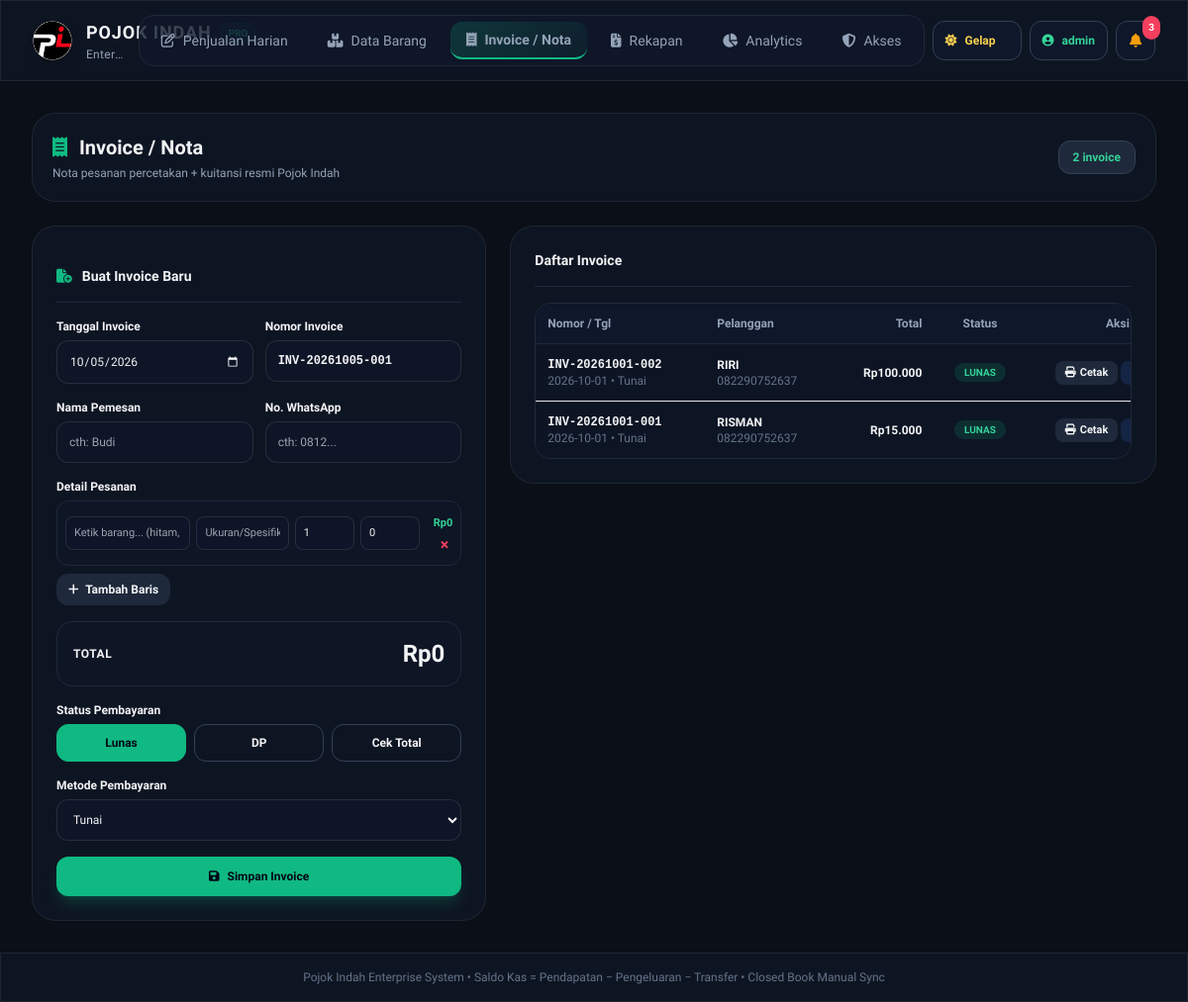
The app's page /index.php?page=invoice (signed in) with its own data.
### tables this page shows
CREATE TABLE invoice (
        id INTEGER PRIMARY KEY AUTOINCREMENT,
        nomor TEXT UNIQUE NOT NULL,
        tanggal TEXT NOT NULL,
        pelanggan TEXT NOT NULL,
        wa TEXT DEFAULT '',
        total INTEGER NOT NULL DEFAULT 0,
        status TEXT NOT NULL DEFAULT 'belum',
        metode TEXT NOT NULL DEFAULT 'tunai',
        dp INTEGER NOT NULL DEFAULT 0,
        kasir TEXT DEFAULT '',
        created_at TEXT DEFAULT CURRENT_TIMESTAMP
    );

### config.php (called while the page is built, shortened)
<?php
function rupiah($n) {
    return 'Rp' . number_format((int)$n, 0, ',', '.');
}
function e($s) { return htmlspecialchars((string)$s, ENT_QUOTES, 'UTF-8'); }
function bulan_aktif() {
    $b = $_GET['bulan'] ?? date('Y-m');
    return $b;
}
function tanggal_aktif() {
    $t = $_GET['tanggal'] ?? date('Y-m-d');
    return $t;
}
function is_owner() {
    return ($_SESSION['role'] ?? '') === 'owner';
}

### index.php (the view, shortened to what this page needs)
<?php
require __DIR__ . '/config.php';
$pdo = db();
$owner = is_owner();
$page = $_GET['page'] ?? 'harian';
$bulan = bulan_aktif();
$tanggal = tanggal_aktif();
$nav = function($p) use ($page) { return $p === $page ? 'nav-link active' : 'nav-link'; };
$notifUnread = 0;
if ($owner) {
    $seen = (int)($_SESSION['notif_seen'] ?? 0);
    $seenA = (int)($_SESSION['audit_seen'] ?? 0);
    $notifUnread = (int)$pdo->query("SELECT COUNT(*) FROM login_log WHERE id > $seen")->fetchColumn()
        + (int)$pdo->query("SELECT COUNT(*) FROM audit_log WHERE id > $seenA")->fetchColumn();
}
?>
<!DOCTYPE html>
<html lang="id" class="dark">
<head>
<script src="https://cdn.tailwindcss.com"></script>
<link rel="stylesheet" href="https://cdnjs.cloudflare.com/ajax/libs/font-awesome/6.4.0/css/all.min.css">
</head>
<body class="antialiased min-h-screen flex flex-col selection:bg-emerald-500 selection:text-slate-900">
<header class="glass-card sticky top-0 z-50 border-b border-slate-200 dark:border-slate-800">
  <div class="max-w-7xl mx-auto px-4 sm:px-6 lg:px-8">
    <div class="flex items-center justify-between h-20 gap-3">
      <div class="flex items-center space-x-2 sm:space-x-3.5 min-w-0">
        <div class="w-10 h-10 rounded-full overflow-hidden bg-black flex items-center justify-center shadow-lg shrink-0 relative">
          <span class="absolute inset-0 flex items-center justify-center font-black text-white text-sm tracking-tight">PI</span>
          <img src="assets/kop-invoice.png?v=1" alt="PI" class="relative w-full h-full object-cover" onerror="this.remove()">
        </div>
        <div class="min-w-0">
          <div class="flex items-center space-x-2">
            <h1 class="text-sm min-[400px]:text-base sm:text-lg font-bold tracking-wider uppercase whitespace-nowrap">Pojok Indah</h1>
            <span class="hidden min-[380px]:inline-block text-[10px] bg-emerald-500/10 text-emerald-500 dark:text-emerald-400 border border-emerald-500/20 px-2 py-0.5 rounded-full font-semibold shrink-0">PRO</span>
          </div>
          <p class="hidden min-[420px]:block text-[11px] sm:text-xs text-slate-500 dark:text-slate-400 tracking-wide truncate">Enterprise Financial &amp; POS Portal</p>
        </div>
      </div>
      <div class="flex items-center gap-1.5 sm:gap-2 shrink-0">
        <nav class="hidden md:flex space-x-1 sm:space-x-2 bg-slate-100 dark:bg-slate-900/80 p-1.5 rounded-2xl border border-slate-200 dark:border-slate-800">
          <a href="index.php?page=harian&bulan=<?=e($bulan)?>&tanggal=<?=e($tanggal)?>" class="<?= $nav('harian') ?> px-4 py-2 rounded-xl text-xs sm:text-sm text-slate-500 dark:text-slate-400 hover:text-slate-900 dark:hover:text-white transition-all duration-200 flex items-center space-x-2">
            <i class="fa-regular fa-pen-to-square"></i><span class="hidden sm:inline">Penjualan Harian</span>
          </a>
          <a href="index.php?page=barang" class="<?= $nav('barang') ?> px-4 py-2 rounded-xl text-xs sm:text-sm text-slate-500 dark:text-slate-400 hover:text-slate-900 dark:hover:text-white transition-all duration-200 flex items-center space-x-2">
            <i class="fa-solid fa-boxes-stacked"></i><span class="hidden sm:inline">Data Barang</span>
          </a>
          <a href="index.php?page=invoice" class="<?= $nav('invoice') ?> px-4 py-2 rounded-xl text-xs sm:text-sm text-slate-500 dark:text-slate-400 hover:text-slate-900 dark:hover:text-white transition-all duration-200 flex items-center space-x-2">
            <i class="fa-solid fa-receipt"></i><span class="hidden sm:inline">Invoice / Nota</span>
          </a>
          <a href="index.php?page=rekapan&bulan=<?=e($bulan)?>" class="<?= $nav('rekapan') ?> px-4 py-2 rounded-xl text-xs sm:text-sm text-slate-500 dark:text-slate-400 hover:text-slate-900 dark:hover:text-white transition-all duration-200 flex items-center space-x-2">
            <i class="fa-solid fa-file-invoice-dollar"></i><span class="hidden sm:inline">Rekapan</span>
          </a>
          <a href="index.php?page=diagram&mode=semua" class="<?= $nav('diagram') ?> px-4 py-2 rounded-xl text-xs sm:text-sm text-slate-500 dark:text-slate-400 hover:text-slate-900 dark:hover:text-white transition-all duration-200 flex items-center space-x-2">
            <i class="fa-solid fa-chart-pie"></i><span class="hidden sm:inline">Analytics</span>
          </a>
          <?php if ($owner): ?>
          <a href="index.php?page=akses" class="<?= $nav('akses') ?> px-4 py-2 rounded-xl text-xs sm:text-sm text-slate-500 dark:text-slate-400 hover:text-slate-900 dark:hover:text-white transition-all duration-200 flex items-center space-x-2">
            <i class="fa-solid fa-shield-halved"></i><span class="hidden sm:inline">Akses</span>
          </a>
          <?php endif; ?>
        </nav>
        <button id="themeToggle" type="button" title="Mode terang/gelap" class="h-10 px-2 sm:px-3 rounded-xl border border-slate-200 dark:border-slate-700 bg-white dark:bg-slate-900 flex items-center gap-2 text-amber-500 dark:text-amber-300 hover:scale-105 transition text-xs font-bold">
          <i id="iconSun" class="fa-solid fa-sun"></i>
          <span id="themeLabel" class="hidden min-[400px]:inline">Gelap</span>
        </button>
        <button id="akunBtn" type="button" title="Akun (<?=e($_SESSION['uname'] ?? '')?>)" class="h-10 px-2 sm:px-3 rounded-xl border border-slate-200 dark:border-slate-700 bg-white dark:bg-slate-900 flex items-center gap-2 text-emerald-600 dark:text-emerald-400 hover:scale-105 transition text-xs font-bold">
          <i class="fa-solid fa-circle-user"></i>
          <span class="hidden sm:inline max-w-[80px] truncate"><?=e($_SESSION['uname'] ?? '')?></span>
        </button>
        <?php if ($owner): ?>
        <button id="notifBtn" type="button" title="Jejak login" class="relative h-10 w-10 rounded-xl border border-slate-200 dark:border-slate-700 bg-white dark:bg-slate-900 flex items-center justify-center hover:scale-105 transition text-sm">
          <i class="fa-solid fa-bell <?= $notifUnread > 0 ? 'text-amber-500' : 'text-slate-400' ?>"></i>
          <?php if ($notifUnread > 0): ?><span id="notifBadge" class="absolute -top-1.5 -right-1.5 text-[10px] font-extrabold bg-rose-500 text-white px-1.5 py-0.5 rounded-full"><?= $notifUnread > 99 ? '99+' : $notifUnread ?></span><?php endif; ?>
        </button>
        <?php endif; ?>
      </div>
    </div>
  </div>
</header>
<main class="max-w-7xl mx-auto px-4 sm:px-6 lg:px-8 py-8 flex-grow w-full">
  <?php
  if ($page === 'barang') include __DIR__.'/hal_barang.php';
  elseif ($page === 'harian') include __DIR__.'/hal_harian.php';
  elseif ($page === 'rekapan') include __DIR__.'/hal_rekapan.php';
  elseif ($page === 'diagram') include __DIR__.'/hal_diagram.php';
  elseif ($page === 'invoice') include __DIR__.'/hal_invoice.php';
  elseif ($page === 'akses') include __DIR__.'/hal_akses.php';
  ?>
</main>
<footer class="glass-card border-t border-slate-200 dark:border-slate-800 py-4 text-center text-xs text-slate-500">
  Pojok Indah Enterprise System &bull; Saldo Kas = Pendapatan &minus; Pengeluaran &minus; Transfer &bull; Closed Book Manual Sync
</footer>
</body>
</html>

### hal_invoice.php (shortened to what this page needs)
<?php
$owner = !empty($owner);
$list = $pdo->query("SELECT * FROM invoice ORDER BY tanggal DESC, id DESC LIMIT 200")->fetchAll(PDO::FETCH_ASSOC);
$statusLbl = ['lunas' => 'LUNAS', 'dp' => 'DP', 'belum' => 'BELUM LUNAS'];
$metodeLbl = ['tunai' => 'Tunai', 'qris' => 'QRIS', 'transfer' => 'Transfer'];
?>
<div class="space-y-6">
  <div class="glass-card p-5 rounded-3xl flex flex-col md:flex-row md:items-center justify-between gap-4">
    <div>
      <h2 class="text-xl font-bold flex items-center"><i class="fa-solid fa-receipt text-emerald-500 mr-3"></i> Invoice / Nota</h2>
      <p class="text-xs text-slate-500 dark:text-slate-400 mt-1">Nota pesanan percetakan + kuitansi resmi Pojok Indah</p>
    </div>
    <span class="text-xs bg-slate-100 dark:bg-slate-800 text-emerald-600 dark:text-emerald-400 border border-slate-200 dark:border-slate-700 px-3.5 py-2 rounded-xl font-bold"><?=count($list)?> invoice</span>
  </div>
  <div class="grid lg:grid-cols-12 gap-6">
    <div class="lg:col-span-5">
      <form method="post" id="invForm" class="glass-card p-6 rounded-3xl space-y-4 relative z-10">
        <h3 class="font-bold text-sm border-b border-slate-200 dark:border-slate-800 pb-4 flex items-center"><i class="fa-solid fa-file-circle-plus text-emerald-500 mr-2.5"></i> Buat Invoice Baru</h3>
        <div class="grid grid-cols-1 sm:grid-cols-2 gap-3">
          <div><label class="block text-xs font-semibold mb-1.5">Tanggal Invoice</label>
            <input type="date" name="tanggal" id="invTgl" value="<?=date('Y-m-d')?>" class="w-full text-xs glass-input rounded-xl p-3 focus:outline-none"></div>
          <div><label class="block text-xs font-semibold mb-1.5">Nomor Invoice</label>
            <input type="text" id="invNomor" readonly value="otomatis" class="w-full text-xs glass-input rounded-xl p-3 font-mono font-bold text-emerald-600 dark:text-emerald-400 focus:outline-none"></div>
        </div>
        <div class="grid grid-cols-1 sm:grid-cols-2 gap-3">
          <div><label class="block text-xs font-semibold mb-1.5">Nama Pemesan</label>
            <input type="text" name="pelanggan" required placeholder="cth: Budi" class="w-full text-xs glass-input rounded-xl p-3 focus:outline-none"></div>
          <div><label class="block text-xs font-semibold mb-1.5">No. WhatsApp</label>
            <input type="text" name="wa" placeholder="cth: 0812..." class="w-full text-xs glass-input rounded-xl p-3 focus:outline-none"></div>
        </div>
        <div>
          <label class="block text-xs font-semibold mb-1.5">Detail Pesanan</label>
          <div id="invRows" class="space-y-2"></div>
          <button type="button" id="addRow" class="mt-2 text-xs font-bold px-3 py-2 rounded-xl bg-slate-100 dark:bg-slate-800 hover:bg-slate-200 dark:hover:bg-slate-700 transition"><i class="fa-solid fa-plus mr-1"></i> Tambah Baris</button>
        </div>
        <div class="bg-slate-50 dark:bg-slate-900/50 p-4 rounded-2xl border border-slate-200 dark:border-slate-800 flex justify-between items-center">
          <span class="text-xs font-bold uppercase tracking-wider">Total</span>
          <span id="invTotal" class="text-2xl font-black">Rp0</span>
        </div>
        <div>
          <label class="block text-xs font-semibold mb-1.5">Status Pembayaran</label>
          <div class="grid grid-cols-3 gap-2 text-xs font-bold">
            <label class="cursor-pointer"><input type="radio" name="status" value="lunas" class="peer hidden" checked>
              <span class="block text-center px-2 py-2.5 rounded-xl border border-slate-200 dark:border-slate-700 peer-checked:bg-emerald-500 peer-checked:text-slate-950 peer-checked:border-emerald-500 transition">Lunas</span></label>
            <label class="cursor-pointer"><input type="radio" name="status" value="dp" class="peer hidden">
              <span class="block text-center px-2 py-2.5 rounded-xl border border-slate-200 dark:border-slate-700 peer-checked:bg-amber-500 peer-checked:text-slate-950 peer-checked:border-amber-500 transition">DP</span></label>
            <label class="cursor-pointer"><input type="radio" name="status" value="belum" class="peer hidden">
              <span class="block text-center px-2 py-2.5 rounded-xl border border-slate-200 dark:border-slate-700 peer-checked:bg-slate-500 peer-checked:text-white peer-checked:border-slate-500 transition">Cek Total</span></label>
          </div>
        </div>
        <div><label class="block text-xs font-semibold mb-1.5">Metode Pembayaran</label>
          <select name="metode" class="w-full text-xs glass-input rounded-xl p-3 focus:outline-none">
            <option value="tunai">Tunai</option><option value="qris">QRIS</option><option value="transfer">Transfer</option>
          </select></div>
        <button class="w-full bg-emerald-500 hover:bg-emerald-400 text-slate-950 font-extrabold py-3 rounded-xl text-xs shadow-lg shadow-emerald-500/20 transition"><i class="fa-solid fa-floppy-disk mr-2"></i>Simpan Invoice</button>
      </form>
    </div>
    <div class="lg:col-span-7">
      <div class="glass-card p-6 rounded-3xl space-y-4">
        <h3 class="font-bold text-sm border-b border-slate-200 dark:border-slate-800 pb-4">Daftar Invoice</h3>
        <div class="overflow-hidden rounded-2xl border border-slate-200 dark:border-slate-800 overflow-x-auto custom-scrollbar">
          <table class="w-full text-left text-xs min-w-[680px]">
            <thead class="tbl-head font-semibold border-b border-slate-200 dark:border-slate-800">
              <tr><th class="p-3">Nomor / Tgl</th><th class="p-3">Pelanggan</th><th class="p-3 text-right">Total</th><th class="p-3 text-center">Status</th><th class="p-3 text-center">Aksi</th></tr>
            </thead>
            <tbody class="tbl-body divide-y tbl-row">
              <?php foreach ($list as $v):
                $sisa = $v['status'] === 'lunas' ? 0 : ($v['total'] - $v['dp']);
              ?>
              <tr class="hover:bg-slate-50 dark:hover:bg-slate-800/30">
                <td class="p-3"><b class="font-mono"><?=e($v['nomor'])?></b><br><span class="text-slate-500"><?=e($v['tanggal'])?> • <?=e($metodeLbl[$v['metode']] ?? $v['metode'])?></span></td>
                <td class="p-3 font-semibold"><?=e($v['pelanggan'])?><?= $v['wa'] !== '' ? '<br><span class="text-slate-500 font-normal">' . e($v['wa']) . '</span>' : '' ?></td>
                <td class="p-3 text-right font-bold"><?=rupiah($v['total'])?><?= $sisa > 0 ? '<br><span class="text-amber-600 dark:text-amber-400 font-semibold">sisa ' . rupiah($sisa) . '</span>' : '' ?></td>
                <td class="p-3 text-center"><span class="text-[10px] font-extrabold px-2.5 py-1 rounded-full <?= $v['status'] === 'lunas' ? 'bg-emerald-500/15 text-emerald-600 dark:text-emerald-400' : ($v['status'] === 'dp' ? 'bg-amber-500/15 text-amber-600 dark:text-amber-400' : 'bg-slate-500/15 text-slate-500') ?>"><?=e($statusLbl[$v['status']] ?? $v['status'])?></span></td>
                <td class="p-3 text-center whitespace-nowrap">
                  <a href="invoice_cetak.php?id=<?=$v['id']?>" target="_blank" title="Cetak / PDF" class="bg-slate-200 dark:bg-slate-800 hover:bg-slate-300 dark:hover:bg-slate-700 px-2.5 py-1 rounded-lg text-[11px] font-semibold transition inline-block"><i class="fa-solid fa-print mr-1"></i>Cetak</a>
                  <?php if ($owner): ?>
                  <button type="button" title="Edit" onclick="openEdit(<?=$v['id']?>)" class="bg-blue-500/15 hover:bg-blue-500/25 text-blue-500 px-2.5 py-1 rounded-lg text-[11px] font-bold transition"><i class="fa-solid fa-pen"></i></button>
                  <?php endif; ?>
                </td>
              </tr>
              <?php endforeach; ?>
            </tbody>
          </table>
        </div>
      </div>
    </div>
  </div>
</div>

### records on screen
invoice: nomor "INV-20261001-002", tanggal "2026-10-01", metode "Tunai", pelanggan "RIRI", wa "082290752637", total "Rp100.000", status "LUNAS"
invoice: nomor "INV-20261001-001", tanggal "2026-10-01", metode "Tunai", pelanggan "RISMAN", wa "082290752637", total "Rp15.000", status "LUNAS"

### other values on screen
$_SESSION['uname'] "admin"
$notifUnread "3"
count($list) "2"
